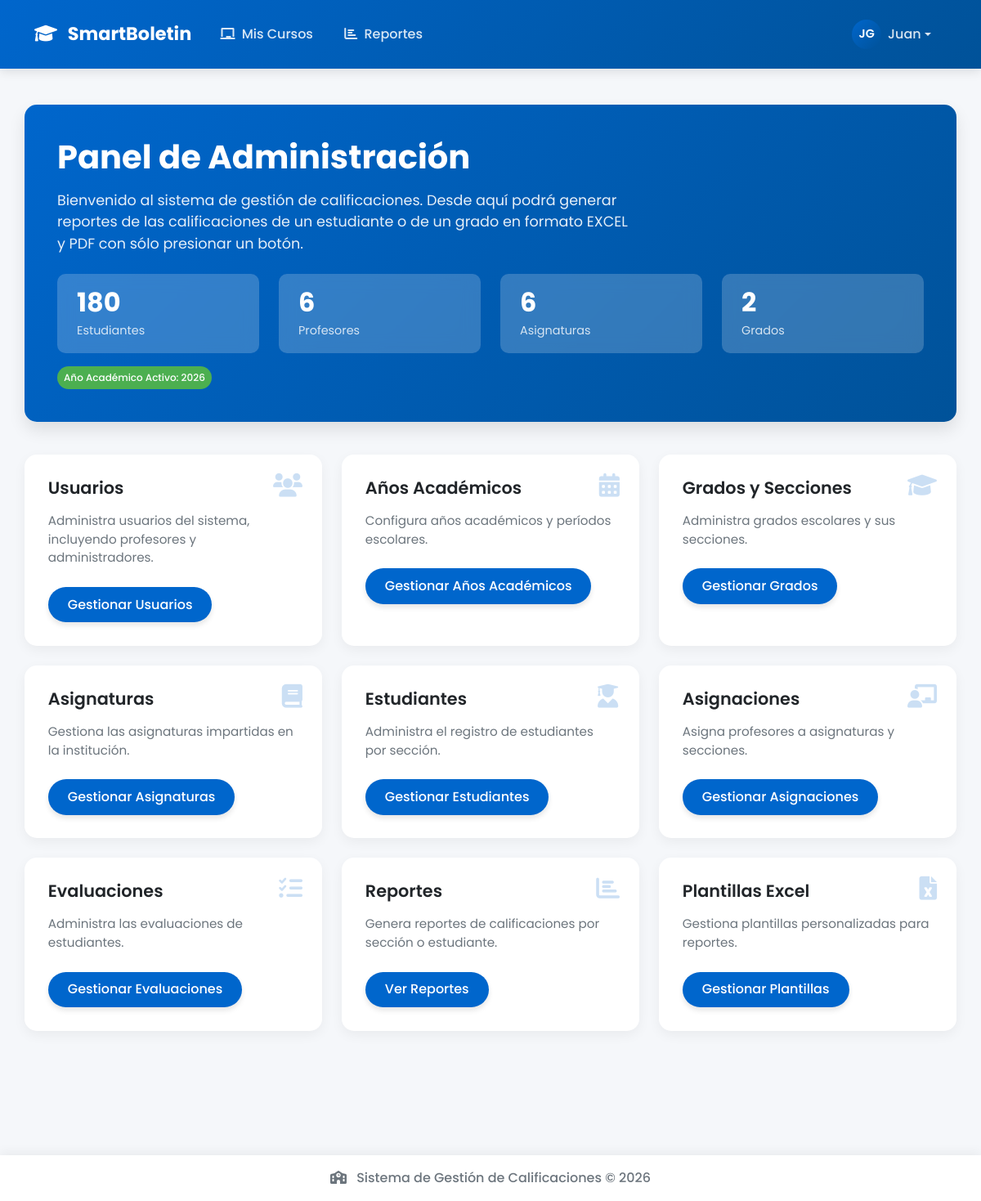
The page /admin/dashboard (signed in) on the database its author committed.
### app/models/users.py (models this page shows, shortened)
class User(UserMixin, db.Model):
    __tablename__ = 'users'
    id = db.Column(db.Integer, primary_key=True)
    identification_number = db.Column(db.String(20), index=True, unique=True, nullable=True)  # Cédula
    username = db.Column(db.String(64), index=True, unique=True, nullable=True)  # Ahora puede ser nulo
    email = db.Column(db.String(120), index=True, unique=True, nullable=False)
    password_hash = db.Column(db.String(128), nullable=True)  # Puede ser nulo inicialmente
    first_name = db.Column(db.String(64), nullable=False)
    last_name = db.Column(db.String(64), nullable=False)
    role = db.Column(db.String(20), nullable=False, default='teacher')
    is_active = db.Column(db.Boolean, default=True)
    is_registered = db.Column(db.Boolean, default=False)  # Indica si el usuario ha completado su registro
    created_at = db.Column(db.DateTime, default=datetime.utcnow)
    last_login = db.Column(db.DateTime, nullable=True)
    teacher_profile = db.relationship('Teacher', backref='user', uselist=False, cascade='all, delete-orphan')
    admin_profile = db.relationship('Admin', backref='user', uselist=False, cascade='all, delete-orphan')
    def is_admin(self):
        return self.role == 'admin'
    def is_teacher(self):
        return self.role == 'teacher'

### app/models/academic.py (models this page shows, shortened)
class AcademicYear(db.Model):
    __tablename__ = 'academic_years'
    id = db.Column(db.Integer, primary_key=True)
    name = db.Column(db.String(64), nullable=False)
    start_date = db.Column(db.Date, nullable=False)
    end_date = db.Column(db.Date, nullable=False)
    is_active = db.Column(db.Boolean, default=False)
    created_at = db.Column(db.DateTime, default=datetime.utcnow)
    periods = db.relationship('Period', backref='academic_year', lazy='dynamic', cascade='all, delete-orphan')
    teacher_assignments = db.relationship('TeacherAssignment', backref='academic_year', lazy='dynamic', cascade='all, delete-orphan')

### app/routes/admin.py (the view)
@admin.route('/dashboard')
def dashboard():
    stats = {
        'students': Student.query.filter_by(is_active=True).count(),
        'teachers': Teacher.query.count(),
        'subjects': Subject.query.count(),
        'grades': Grade.query.count()
    }
    active_year = AcademicYear.query.filter_by(is_active=True).first()
    return render_template('admin/dashboard.html', title='Panel de Administración', stats=stats, active_year=active_year)

### app/templates/admin/dashboard.html (shortened to what this page needs)
{% extends "base.html" %}
{% block styles %}
<link rel="stylesheet" href="https://cdnjs.cloudflare.com/ajax/libs/font-awesome/6.0.0/css/all.min.css">
<link rel="stylesheet" href="{{ url_for('static', filename='css/style.css') }}">
{% endblock %}
{% block content %}
<div class="container dashboard-container">
    <div class="dashboard-header animate-fade-in">
        <h1>Panel de Administración</h1>
        <p>Bienvenido al sistema de gestión de calificaciones. Desde aquí podrá generar reportes de las calificaciones de un estudiante o de un grado en formato EXCEL y PDF con sólo presionar un botón.</p>
        {% if stats %}
        <div class="dashboard-stats">
            <div class="stat-card">
                <h3>{{ stats.students }}</h3>
                <p>Estudiantes</p>
            </div>
            <div class="stat-card">
                <h3>{{ stats.teachers }}</h3>
                <p>Profesores</p>
            </div>
            <div class="stat-card">
                <h3>{{ stats.subjects }}</h3>
                <p>Asignaturas</p>
            </div>
            <div class="stat-card">
                <h3>{{ stats.grades }}</h3>
                <p>Grados</p>
            </div>
        </div>
        {% endif %}
        {% if active_year %}
        <div class="mt-3">
            <span class="badge bg-success p-2">Año Académico Activo: {{ active_year.name }}</span>
        </div>
        {% endif %}
    </div>
    <div class="row">
        <div class="col-md-4 mb-4 animate-fade-in delay-1">
            <div class="dashboard-card">
                <div class="card-body">
                    <i class="fas fa-users card-icon"></i>
                    <h5 class="card-title">Usuarios</h5>
                    <p class="card-text">Administra usuarios del sistema, incluyendo profesores y administradores.</p>
                    <a href="{{ url_for('admin.users') }}" class="btn btn-dashboard btn-primary">Gestionar Usuarios</a>
                </div>
            </div>
        </div>
        <div class="col-md-4 mb-4 animate-fade-in delay-2">
            <div class="dashboard-card">
                <div class="card-body">
                    <i class="fas fa-calendar-alt card-icon"></i>
                    <h5 class="card-title">Años Académicos</h5>
                    <p class="card-text">Configura años académicos y períodos escolares.</p>
                    <a href="{{ url_for('admin.academic_years') }}" class="btn btn-dashboard btn-primary">Gestionar Años Académicos</a>
                </div>
            </div>
        </div>
        <div class="col-md-4 mb-4 animate-fade-in delay-3">
            <div class="dashboard-card">
                <div class="card-body">
                    <i class="fas fa-graduation-cap card-icon"></i>
                    <h5 class="card-title">Grados y Secciones</h5>
                    <p class="card-text">Administra grados escolares y sus secciones.</p>
                    <a href="{{ url_for('admin.grades') }}" class="btn btn-dashboard btn-primary">Gestionar Grados</a>
                </div>
            </div>
        </div>
        <div class="col-md-4 mb-4 animate-fade-in delay-4">
            <div class="dashboard-card">
                <div class="card-body">
                    <i class="fas fa-book card-icon"></i>
                    <h5 class="card-title">Asignaturas</h5>
                    <p class="card-text">Gestiona las asignaturas impartidas en la institución.</p>
                    <a href="{{ url_for('admin.subjects') }}" class="btn btn-dashboard btn-primary">Gestionar Asignaturas</a>
                </div>
            </div>
        </div>
        <div class="col-md-4 mb-4 animate-fade-in delay-5">
            <div class="dashboard-card">
                <div class="card-body">
                    <i class="fas fa-user-graduate card-icon"></i>
                    <h5 class="card-title">Estudiantes</h5>
                    <p class="card-text">Administra el registro de estudiantes por sección.</p>
                    <a href="{{ url_for('admin.students') }}" class="btn btn-dashboard btn-primary">Gestionar Estudiantes</a>
                </div>
            </div>
        </div>
        <div class="col-md-4 mb-4 animate-fade-in delay-6">
            <div class="dashboard-card">
                <div class="card-body">
                    <i class="fas fa-chalkboard-teacher card-icon"></i>
                    <h5 class="card-title">Asignaciones</h5>
                    <p class="card-text">Asigna profesores a asignaturas y secciones.</p>
                    <a href="{{ url_for('admin.assignments') }}" class="btn btn-dashboard btn-primary">Gestionar Asignaciones</a>
                </div>
            </div>
        </div>
        <div class="col-md-4 mb-4 animate-fade-in delay-7">
            <div class="dashboard-card">
                <div class="card-body">
                    <i class="fas fa-tasks card-icon"></i>
                    <h5 class="card-title">Evaluaciones</h5>
                    <p class="card-text">Administra las evaluaciones de estudiantes.</p>
                    <a href="{{ url_for('admin.evaluations') }}" class="btn btn-dashboard btn-primary">Gestionar Evaluaciones</a>
                </div>
            </div>
        </div>
        <div class="col-md-4 mb-4 animate-fade-in delay-8">
            <div class="dashboard-card">
                <div class="card-body">
                    <i class="fas fa-chart-bar card-icon"></i>
                    <h5 class="card-title">Reportes</h5>
                    <p class="card-text">Genera reportes de calificaciones por sección o estudiante.</p>
                    <a href="{{ url_for('reports.index') }}" class="btn btn-dashboard btn-primary">Ver Reportes</a>
                </div>
            </div>
        </div>
        <div class="col-md-4 mb-4 animate-fade-in delay-9">
            <div class="dashboard-card">
                <div class="card-body">
                    <i class="fas fa-file-excel card-icon"></i>
                    <h5 class="card-title">Plantillas Excel</h5>
                    <p class="card-text">Gestiona plantillas personalizadas para reportes.</p>
                    <a href="{{ url_for('templates.index') }}" class="btn btn-dashboard btn-primary">Gestionar Plantillas</a>
                </div>
            </div>
        </div>
    </div>
</div>
{% endblock %}

### app/templates/base.html (shortened to what this page needs)
<!DOCTYPE html>
<html lang="es">
<head>
    <link href="https://cdn.jsdelivr.net/npm/bootstrap@5.3.0-alpha1/dist/css/bootstrap.min.css" rel="stylesheet">
    <link rel="stylesheet" href="https://cdn.jsdelivr.net/npm/bootstrap-icons@1.10.3/font/bootstrap-icons.css">
    <link rel="stylesheet" href="https://cdnjs.cloudflare.com/ajax/libs/font-awesome/6.0.0/css/all.min.css">
    <link rel="stylesheet" href="{{ url_for('static', filename='css/style.css') }}">
    <link rel="stylesheet" href="https://cdnjs.cloudflare.com/ajax/libs/font-awesome/6.0.0/css/all.min.css">
    <link rel="stylesheet" href="{{ url_for('static', filename='css/style.css') }}">
    {% block styles %}{% endblock %}
</head>
<body>
    <nav class="navbar navbar-expand-lg navbar-dark fixed-top">
        <div class="container">
            <a class="navbar-brand" href="/">
                <i class="fas fa-graduation-cap me-2"></i>
                SmartBoletin
            </a>
            <div class="collapse navbar-collapse" id="navbarNav">
                <ul class="navbar-nav me-auto">
                    {% if current_user.is_authenticated %}
                        {% if current_user.is_admin() %}
                            <li class="nav-item">
                                <a class="nav-link {% if request.endpoint == 'admin.dashboard' %}active{% endif %}" href="{{ url_for('admin.dashboard') }}">
                                    <i class="fas fa-tachometer-alt me-1"></i> Panel
                                </a>
                            </li>
                            <li class="nav-item">
                                <a class="nav-link {% if request.endpoint == 'admin.users' %}active{% endif %}" href="{{ url_for('admin.users') }}">
                                    <i class="fas fa-users me-1"></i> Usuarios
                                </a>
                            </li>
                            <li class="nav-item">
                                <a class="nav-link {% if request.endpoint == 'admin.academic_years' %}active{% endif %}" href="{{ url_for('admin.academic_years') }}">
                                    <i class="fas fa-calendar-alt me-1"></i> Años Académicos
                                </a>
                            </li>
                            <li class="nav-item dropdown">
                                <a class="nav-link dropdown-toggle" href="#" role="button" data-bs-toggle="dropdown">
                                    <i class="fas fa-book me-1"></i> Académico
                                </a>
                                <ul class="dropdown-menu">
                                    <li><a class="dropdown-item" href="{{ url_for('admin.grades') }}">
                                        <i class="fas fa-graduation-cap me-2"></i> Grados
                                    </a></li>
                                    <li><a class="dropdown-item" href="{{ url_for('admin.subjects') }}">
                                        <i class="fas fa-book-open me-2"></i> Asignaturas
                                    </a></li>
                                    <li><a class="dropdown-item" href="{{ url_for('admin.students') }}">
                                        <i class="fas fa-user-graduate me-2"></i> Estudiantes
                                    </a></li>
                                    <li><a class="dropdown-item" href="{{ url_for('admin.assignments') }}">
                                        <i class="fas fa-chalkboard-teacher me-2"></i> Asignaciones
                                    </a></li>
                                    <li>
                                        <a class="dropdown-item {% if request.endpoint == 'templates.index' %}active{% endif %}" href="{{ url_for('templates.index') }}">
                                            <i class="fas fa-file-excel me-1"></i> Plantillas
                                        </a>
                                    </li>
                                </ul>
                            </li>
                        {% elif current_user.is_teacher() %}
                            <li class="nav-item">
                                <a class="nav-link {% if request.endpoint == 'teacher.dashboard' %}active{% endif %}" href="{{ url_for('teacher.dashboard') }}">
                                    <i class="fas fa-chalkboard me-1"></i> Mis Cursos
                                </a>
                            </li>
                        {% endif %}
                        <li class="nav-item">
                            <a class="nav-link {% if request.endpoint == 'reports.index' %}active{% endif %}" href="{{ url_for('reports.index') }}">
                                <i class="fas fa-chart-bar me-1"></i> Reportes
                            </a>
                        </li>
                    {% endif %}
                </ul>
                <ul class="navbar-nav">
                    {% if current_user.is_authenticated %}
                        <li class="nav-item dropdown">
                            <a class="nav-link dropdown-toggle nav-user" href="#" role="button" data-bs-toggle="dropdown">
                                <div class="user-avatar">
                                    {{ current_user.first_name[0] }}{{ current_user.last_name[0] }}
                                </div>
                                {{ current_user.first_name }}
                            </a>
                        </li>
                    {% else %}
                        <li class="nav-item">
                            <a class="nav-link" href="{{ url_for('auth.login') }}">
                                <i class="fas fa-sign-in-alt me-1"></i> Iniciar Sesión
                            </a>
                        </li>
                    {% endif %}
                </ul>
            </div>
        </div>
    </nav>
    <div class="container main-container">
        {% block content %}{% endblock %}
    </div>
    <footer class="footer py-3">
        <div class="container text-center">
            <span class="text-muted">
                <i class="fas fa-school me-2"></i>
                Sistema de Gestión de Calificaciones &copy; {{ now.year }}
            </span>
        </div>
    </footer>
</body>
</html>

### rows shown on the page
User: first_name "J", last_name "G", first_name "Juan"
AcademicYear: name "2026"

### other values the page prints
{{ stats.students }} "180"
{{ stats.teachers }} "6"
{{ stats.subjects }} "6"
{{ stats.grades }} "2"
